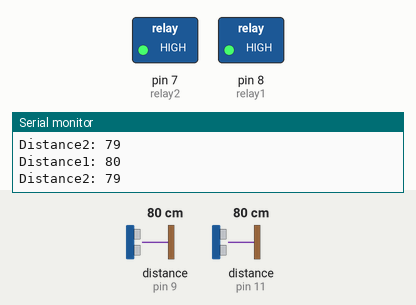
A sketch run on a simulated Arduino Uno, built with avr-gcc and run on an emulated ATmega328P. Parts: switched loads named in the sketch (green lamp = pin HIGH), the last lines printed to the serial monitor. Wiring (inferred from the names in the program): 2 × ultrasonic range finder: trigger pin 10, echo pin 9 / trigger pin 12, echo pin 11. The inputs (shaded band) are chosen by the test bench; at power-on: distance to the obstacle (sensors on pin 9, pin 11) 80 cm. The echo pulse lasts 58.3 µs per cm; pins used as bus, display or sensor lines are not drawn.

Above: at 1.9 s.
2.0 s: distance to the obstacle (sensor on pin 9) set to 73 cm
At 3.6 s:
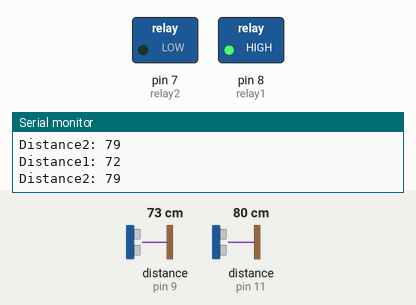
3.9 s: distance to the obstacle (sensor on pin 11) set to 74 cm
At 6.0 s:
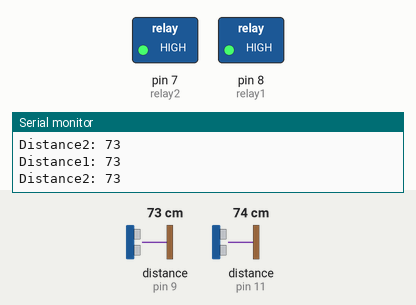
6.3 s: distance to the obstacle (sensor on pin 9) set to 120 cm
At 7.5 s:
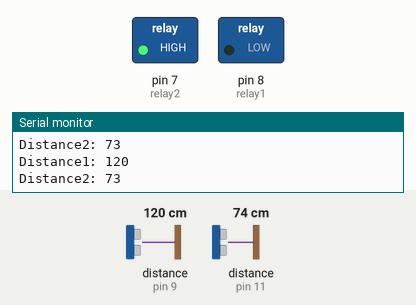
8.6 s: distance to the obstacle (sensor on pin 9) set to 2 cm
At 9.9 s:
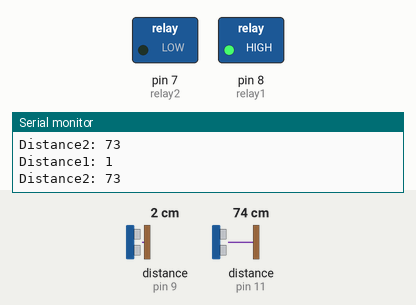
10.9 s: distance to the obstacle (sensor on pin 9) set to 69 cm
12.9 s: distance to the obstacle (sensor on pin 9) set to 73 cm
At 14.7 s:
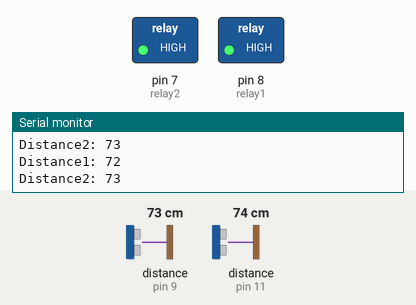
Timing chart, 0 to 16.2 s (numbered marks = the images above; inputs shaded):
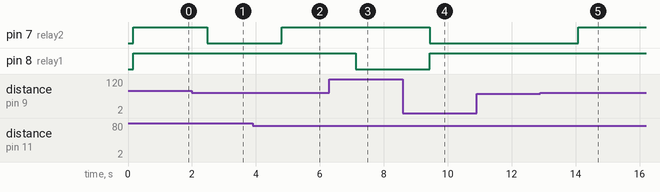

Measured:
- the behaviour switches between 78 and 77 cm on distance to the obstacle (sensor on pin 9) (found by bisection; images 0 and 1)
- the behaviour switches between 75 and 74 cm on distance to the obstacle (sensor on pin 11) (found by bisection; images 1 and 2)
- the behaviour switches between 72 and 73 cm on distance to the obstacle (sensor on pin 9) (found by bisection; images 4 and 5)
- after the input at 2.0 s, pin 7 (relay2): HIGH → LOW after 0.48 s
- after the input at 3.9 s, pin 7 (relay2): LOW → HIGH after 0.90 s
- after the input at 6.3 s, pin 8 (relay1): HIGH → LOW after 0.83 s
- after the input at 8.6 s, pin 7 (relay2): HIGH → LOW after 0.84 s; pin 8 (relay1): LOW → HIGH after 0.84 s
- after the input at 12.9 s, pin 7 (relay2): LOW → HIGH after 1.2 s

The sketch:

water_level_control.ino
```cpp
int relay1 = 8;
int relay2 = 7;
int echoPin1 = 9;
int trigPin1 = 10;
int echoPin2 = 11;
int trigPin2 = 12;
float duration1,duration2;
int levelDifference;
int distance1,distance2;
void setup() {
  pinMode(relay1, OUTPUT);
  pinMode(relay2, OUTPUT);
  pinMode(echoPin1, INPUT);
  pinMode(trigPin1, OUTPUT);
  pinMode(trigPin2, OUTPUT);
  pinMode(echoPin2, INPUT);
  Serial.begin(9600);
}

void loop() {
  digitalWrite(trigPin1, LOW);
  delayMicroseconds(2);
  digitalWrite(trigPin1, HIGH);
  delayMicroseconds(10);
  digitalWrite(trigPin1, LOW);

  duration1 = pulseIn(echoPin1, HIGH);
  distance1 = (duration1 * 0.0343) / 2;
  Serial.print("Distance1: ");
  Serial.println(distance1);

  delay(100);

  digitalWrite(trigPin2, LOW);
  delayMicroseconds(2);
  digitalWrite(trigPin2, HIGH);
  delayMicroseconds(10);
  digitalWrite(trigPin2, LOW);

  duration2 = pulseIn(echoPin2, HIGH);
  distance2 = (duration2 * 0.0343) / 2;
  Serial.print("Distance2: ");
  Serial.println(distance2);

  levelDifference = distance1- distance2; // we will set a threshold by calculating the difference in water level
  delay(50);

  if (levelDifference > 1) { // activate pump 1 for pumping water into tank 2
    digitalWrite(relay1, LOW); // low level triggered relay
    digitalWrite(relay2, HIGH);
    delay(1000);
  } else if(levelDifference < -1) { // activate pump 2 for pumping water into tank 1
    digitalWrite(relay2, LOW); // low level triggered relay
    digitalWrite(relay1, HIGH);
    delay(1000);
  } else {                     // turn off pumps
    digitalWrite(relay1, HIGH);
    digitalWrite(relay2, HIGH);
    delay(1000);
  }
}
```
